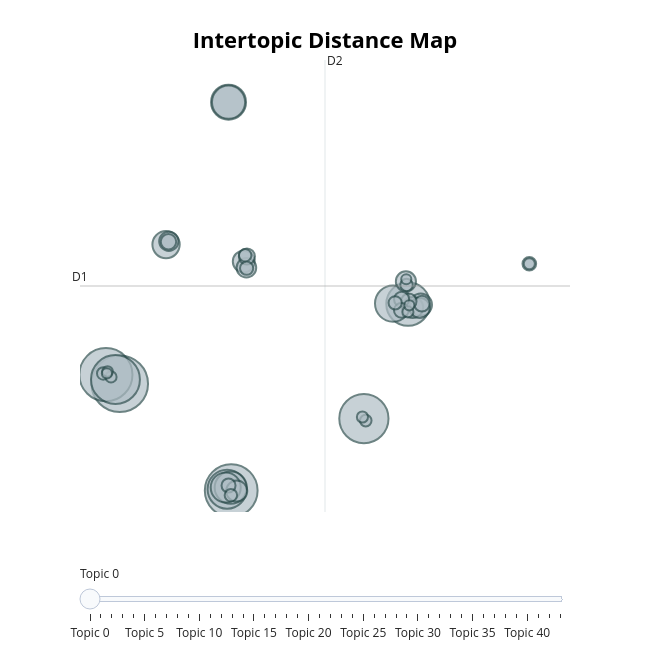

Notebook cell for this chart:
### Code cell
# ── Intertopic distance map ───────────────────────────────────────────────────
topic_model.visualize_topics()

### Figure 1 — Plotly figure (JSON) as saved in the notebook; plotly's stock layout.template omitted (floating-point values rounded to 4 significant figures; data arrays with more than 128 entries replaced by an {"elided": "..."} marker saying what was removed)
{"data": [{"customdata": {"elided": "44x3 mixed values"}, "hovertemplate": "<b>Topic %{customdata[0]}</b><br>%{customdata[1]}<br>Size: %{customdata[2]}", "legendgroup": "", "marker": {"color": "#B0BEC5", "line": {"color": "DarkSlateGrey", "width": 2}, "size": [309, 272, 269, 234, 231, 183, 147, 126, 118, 106, 100, 87, 72, 49, 46, 43, 43, 40, 39, 37, 36, 25, 24, 23, 23, 22, 21, 19, 18, 17, 17, 15, 15, 15, 15, 13, 12, 12, 12, 12, 11, 10, 10, 10], "sizemode": "area", "sizeref": 0.1931, "symbol": "circle"}, "mode": "markers", "name": "", "orientation": "v", "showlegend": false, "type": "scatter", "x": [-10.04, -11.05, -1.951, 7.683, -10.36, 10.89, -2.251, 9.801, -2.145, -2.145, -1.985, -2.349, -6.682, 11.81, -1.042, 11.22, -1.551, 11.74, 10.73, -0.8465, -6.481, -0.8121, 11.89, -6.505, 10.95, 10.42, 10.4, -2.145, 19.69, 9.954, -0.831, 10.78, -1.974, -11.24, -0.9358, 7.818, 19.69, -10.68, 10.88, 7.577, -10.93, 10.98, 10.76, -10.98], "xaxis": "x", "y": [-0.03271, 0.5716, -7.152, -2.357, 0.251, 5.279, -7.062, 5.309, 18.74, 18.74, -6.957, -6.953, 9.242, 5.23, 8.113, 5.054, -7.188, 5.024, 6.79, 7.702, 9.461, 8.448, 5.3, 9.429, 5.468, 5.593, 4.859, -6.815, 7.967, 5.361, 7.666, 6.554, -7.465, 0.6537, 8.533, -2.492, 7.967, 0.4207, 4.756, -2.25, 0.7822, 5.191, 6.932, 0.6544], "yaxis": "y"}], "layout": {"annotations": [{"showarrow": false, "text": "D1", "x": -12.93, "y": 6.482, "yshift": 10}, {"showarrow": false, "text": "D2", "x": 4.859, "xshift": 10, "y": 21.55}], "height": 650, "hoverlabel": {"bgcolor": "white", "font": {"family": "Rockwell", "size": 16}}, "legend": {"itemsizing": "constant", "tracegroupgap": 0}, "margin": {"t": 60}, "shapes": [{"line": {"color": "#CFD8DC", "width": 2}, "type": "line", "x0": 4.859, "x1": 4.859, "y0": -8.584, "y1": 21.55}, {"line": {"color": "#9E9E9E", "width": 2}, "type": "line", "x0": -12.93, "x1": 22.65, "y0": 6.482, "y1": 6.482}], "sliders": [{"active": 0, "pad": {"t": 50}, "steps": [{"args": [{"marker.color": [["red", "#B0BEC5", "#B0BEC5", "#B0BEC5", "#B0BEC5", "#B0BEC5", "#B0BEC5", "#B0BEC5", "#B0BEC5", "#B0BEC5", "#B0BEC5", "#B0BEC5", "#B0BEC5", "#B0BEC5", "#B0BEC5", "#B0BEC5", "#B0BEC5", "#B0BEC5", "#B0BEC5", "#B0BEC5", "#B0BEC5", "#B0BEC5", "#B0BEC5", "#B0BEC5", "#B0BEC5", "#B0BEC5", "#B0BEC5", "#B0BEC5", "#B0BEC5", "#B0BEC5", "#B0BEC5", "#B0BEC5", "#B0BEC5", "#B0BEC5", "#B0BEC5", "#B0BEC5", "#B0BEC5", "#B0BEC5", "#B0BEC5", "#B0BEC5", "#B0BEC5", "#B0BEC5", "#B0BEC5", "#B0BEC5"]]}], "label": "Topic 0", "method": "update"}, {"args": [{"marker.color": [["#B0BEC5", "red", "#B0BEC5", "#B0BEC5", "#B0BEC5", "#B0BEC5", "#B0BEC5", "#B0BEC5", "#B0BEC5", "#B0BEC5", "#B0BEC5", "#B0BEC5", "#B0BEC5", "#B0BEC5", "#B0BEC5", "#B0BEC5", "#B0BEC5", "#B0BEC5", "#B0BEC5", "#B0BEC5", "#B0BEC5", "#B0BEC5", "#B0BEC5", "#B0BEC5", "#B0BEC5", "#B0BEC5", "#B0BEC5", "#B0BEC5", "#B0BEC5", "#B0BEC5", "#B0BEC5", "#B0BEC5", "#B0BEC5", "#B0BEC5", "#B0BEC5", "#B0BEC5", "#B0BEC5", "#B0BEC5", "#B0BEC5", "#B0BEC5", "#B0BEC5", "#B0BEC5", "#B0BEC5", "#B0BEC5"]]}], "label": "Topic 1", "method": "update"}, {"args": [{"marker.color": [["#B0BEC5", "#B0BEC5", "red", "#B0BEC5", "#B0BEC5", "#B0BEC5", "#B0BEC5", "#B0BEC5", "#B0BEC5", "#B0BEC5", "#B0BEC5", "#B0BEC5", "#B0BEC5", "#B0BEC5", "#B0BEC5", "#B0BEC5", "#B0BEC5", "#B0BEC5", "#B0BEC5", "#B0BEC5", "#B0BEC5", "#B0BEC5", "#B0BEC5", "#B0BEC5", "#B0BEC5", "#B0BEC5", "#B0BEC5", "#B0BEC5", "#B0BEC5", "#B0BEC5", "#B0BEC5", "#B0BEC5", "#B0BEC5", "#B0BEC5", "#B0BEC5", "#B0BEC5", "#B0BEC5", "#B0BEC5", "#B0BEC5", "#B0BEC5", "#B0BEC5", "#B0BEC5", "#B0BEC5", "#B0BEC5"]]}], "label": "Topic 2", "method": "update"}, {"args": [{"marker.color": [["#B0BEC5", "#B0BEC5", "#B0BEC5", "red", "#B0BEC5", "#B0BEC5", "#B0BEC5", "#B0BEC5", "#B0BEC5", "#B0BEC5", "#B0BEC5", "#B0BEC5", "#B0BEC5", "#B0BEC5", "#B0BEC5", "#B0BEC5", "#B0BEC5", "#B0BEC5", "#B0BEC5", "#B0BEC5", "#B0BEC5", "#B0BEC5", "#B0BEC5", "#B0BEC5", "#B0BEC5", "#B0BEC5", "#B0BEC5", "#B0BEC5", "#B0BEC5", "#B0BEC5", "#B0BEC5", "#B0BEC5", "#B0BEC5", "#B0BEC5", "#B0BEC5", "#B0BEC5", "#B0BEC5", "#B0BEC5", "#B0BEC5", "#B0BEC5", "#B0BEC5", "#B0BEC5", "#B0BEC5", "#B0BEC5"]]}], "label": "Topic 3", "method": "update"}, {"args": [{"marker.color": [["#B0BEC5", "#B0BEC5", "#B0BEC5", "#B0BEC5", "red", "#B0BEC5", "#B0BEC5", "#B0BEC5", "#B0BEC5", "#B0BEC5", "#B0BEC5", "#B0BEC5", "#B0BEC5", "#B0BEC5", "#B0BEC5", "#B0BEC5", "#B0BEC5", "#B0BEC5", "#B0BEC5", "#B0BEC5", "#B0BEC5", "#B0BEC5", "#B0BEC5", "#B0BEC5", "#B0BEC5", "#B0BEC5", "#B0BEC5", "#B0BEC5", "#B0BEC5", "#B0BEC5", "#B0BEC5", "#B0BEC5", "#B0BEC5", "#B0BEC5", "#B0BEC5", "#B0BEC5", "#B0BEC5", "#B0BEC5", "#B0BEC5", "#B0BEC5", "#B0BEC5", "#B0BEC5", "#B0BEC5", "#B0BEC5"]]}], "label": "Topic 4", "method": "update"}, {"args": [{"marker.color": [["#B0BEC5", "#B0BEC5", "#B0BEC5", "#B0BEC5", "#B0BEC5", "red", "#B0BEC5", "#B0BEC5", "#B0BEC5", "#B0BEC5", "#B0BEC5", "#B0BEC5", "#B0BEC5", "#B0BEC5", "#B0BEC5", "#B0BEC5", "#B0BEC5", "#B0BEC5", "#B0BEC5", "#B0BEC5", "#B0BEC5", "#B0BEC5", "#B0BEC5", "#B0BEC5", "#B0BEC5", "#B0BEC5", "#B0BEC5", "#B0BEC5", "#B0BEC5", "#B0BEC5", "#B0BEC5", "#B0BEC5", "#B0BEC5", "#B0BEC5", "#B0BEC5", "#B0BEC5", "#B0BEC5", "#B0BEC5", "#B0BEC5", "#B0BEC5", "#B0BEC5", "#B0BEC5", "#B0BEC5", "#B0BEC5"]]}], "label": "Topic 5", "method": "update"}, {"args": [{"marker.color": [["#B0BEC5", "#B0BEC5", "#B0BEC5", "#B0BEC5", "#B0BEC5", "#B0BEC5", "red", "#B0BEC5", "#B0BEC5", "#B0BEC5", "#B0BEC5", "#B0BEC5", "#B0BEC5", "#B0BEC5", "#B0BEC5", "#B0BEC5", "#B0BEC5", "#B0BEC5", "#B0BEC5", "#B0BEC5", "#B0BEC5", "#B0BEC5", "#B0BEC5", "#B0BEC5", "#B0BEC5", "#B0BEC5", "#B0BEC5", "#B0BEC5", "#B0BEC5", "#B0BEC5", "#B0BEC5", "#B0BEC5", "#B0BEC5", "#B0BEC5", "#B0BEC5", "#B0BEC5", "#B0BEC5", "#B0BEC5", "#B0BEC5", "#B0BEC5", "#B0BEC5", "#B0BEC5", "#B0BEC5", "#B0BEC5"]]}], "label": "Topic 6", "method": "update"}, {"args": [{"marker.color": [["#B0BEC5", "#B0BEC5", "#B0BEC5", "#B0BEC5", "#B0BEC5", "#B0BEC5", "#B0BEC5", "red", "#B0BEC5", "#B0BEC5", "#B0BEC5", "#B0BEC5", "#B0BEC5", "#B0BEC5", "#B0BEC5", "#B0BEC5", "#B0BEC5", "#B0BEC5", "#B0BEC5", "#B0BEC5", "#B0BEC5", "#B0BEC5", "#B0BEC5", "#B0BEC5", "#B0BEC5", "#B0BEC5", "#B0BEC5", "#B0BEC5", "#B0BEC5", "#B0BEC5", "#B0BEC5", "#B0BEC5", "#B0BEC5", "#B0BEC5", "#B0BEC5", "#B0BEC5", "#B0BEC5", "#B0BEC5", "#B0BEC5", "#B0BEC5", "#B0BEC5", "#B0BEC5", "#B0BEC5", "#B0BEC5"]]}], "label": "Topic 7", "method": "update"}, {"args": [{"marker.color": [["#B0BEC5", "#B0BEC5", "#B0BEC5", "#B0BEC5", "#B0BEC5", "#B0BEC5", "#B0BEC5", "#B0BEC5", "red", "#B0BEC5", "#B0BEC5", "#B0BEC5", "#B0BEC5", "#B0BEC5", "#B0BEC5", "#B0BEC5", "#B0BEC5", "#B0BEC5", "#B0BEC5", "#B0BEC5", "#B0BEC5", "#B0BEC5", "#B0BEC5", "#B0BEC5", "#B0BEC5", "#B0BEC5", "#B0BEC5", "#B0BEC5", "#B0BEC5", "#B0BEC5", "#B0BEC5", "#B0BEC5", "#B0BEC5", "#B0BEC5", "#B0BEC5", "#B0BEC5", "#B0BEC5", "#B0BEC5", "#B0BEC5", "#B0BEC5", "#B0BEC5", "#B0BEC5", "#B0BEC5", "#B0BEC5"]]}], "label": "Topic 8", "method": "update"}, {"args": [{"marker.color": [["#B0BEC5", "#B0BEC5", "#B0BEC5", "#B0BEC5", "#B0BEC5", "#B0BEC5", "#B0BEC5", "#B0BEC5", "#B0BEC5", "red", "#B0BEC5", "#B0BEC5", "#B0BEC5", "#B0BEC5", "#B0BEC5", "#B0BEC5", "#B0BEC5", "#B0BEC5", "#B0BEC5", "#B0BEC5", "#B0BEC5", "#B0BEC5", "#B0BEC5", "#B0BEC5", "#B0BEC5", "#B0BEC5", "#B0BEC5", "#B0BEC5", "#B0BEC5", "#B0BEC5", "#B0BEC5", "#B0BEC5", "#B0BEC5", "#B0BEC5", "#B0BEC5", "#B0BEC5", "#B0BEC5", "#B0BEC5", "#B0BEC5", "#B0BEC5", "#B0BEC5", "#B0BEC5", "#B0BEC5", "#B0BEC5"]]}], "label": "Topic 9", "method": "update"}, {"args": [{"marker.color": [["#B0BEC5", "#B0BEC5", "#B0BEC5", "#B0BEC5", "#B0BEC5", "#B0BEC5", "#B0BEC5", "#B0BEC5", "#B0BEC5", "#B0BEC5", "red", "#B0BEC5", "#B0BEC5", "#B0BEC5", "#B0BEC5", "#B0BEC5", "#B0BEC5", "#B0BEC5", "#B0BEC5", "#B0BEC5", "#B0BEC5", "#B0BEC5", "#B0BEC5", "#B0BEC5", "#B0BEC5", "#B0BEC5", "#B0BEC5", "#B0BEC5", "#B0BEC5", "#B0BEC5", "#B0BEC5", "#B0BEC5", "#B0BEC5", "#B0BEC5", "#B0BEC5", "#B0BEC5", "#B0BEC5", "#B0BEC5", "#B0BEC5", "#B0BEC5", "#B0BEC5", "#B0BEC5", "#B0BEC5", "#B0BEC5"]]}], "label": "Topic 10", "method": "update"}, {"args": [{"marker.color": [["#B0BEC5", "#B0BEC5", "#B0BEC5", "#B0BEC5", "#B0BEC5", "#B0BEC5", "#B0BEC5", "#B0BEC5", "#B0BEC5", "#B0BEC5", "#B0BEC5", "red", "#B0BEC5", "#B0BEC5", "#B0BEC5", "#B0BEC5", "#B0BEC5", "#B0BEC5", "#B0BEC5", "#B0BEC5", "#B0BEC5", "#B0BEC5", "#B0BEC5", "#B0BEC5", "#B0BEC5", "#B0BEC5", "#B0BEC5", "#B0BEC5", "#B0BEC5", "#B0BEC5", "#B0BEC5", "#B0BEC5", "#B0BEC5", "#B0BEC5", "#B0BEC5", "#B0BEC5", "#B0BEC5", "#B0BEC5", "#B0BEC5", "#B0BEC5", "#B0BEC5", "#B0BEC5", "#B0BEC5", "#B0BEC5"]]}], "label": "Topic 11", "method": "update"}, {"args": [{"marker.color": [["#B0BEC5", "#B0BEC5", "#B0BEC5", "#B0BEC5", "#B0BEC5", "#B0BEC5", "#B0BEC5", "#B0BEC5", "#B0BEC5", "#B0BEC5", "#B0BEC5", "#B0BEC5", "red", "#B0BEC5", "#B0BEC5", "#B0BEC5", "#B0BEC5", "#B0BEC5", "#B0BEC5", "#B0BEC5", "#B0BEC5", "#B0BEC5", "#B0BEC5", "#B0BEC5", "#B0BEC5", "#B0BEC5", "#B0BEC5", "#B0BEC5", "#B0BEC5", "#B0BEC5", "#B0BEC5", "#B0BEC5", "#B0BEC5", "#B0BEC5", "#B0BEC5", "#B0BEC5", "#B0BEC5", "#B0BEC5", "#B0BEC5", "#B0BEC5", "#B0BEC5", "#B0BEC5", "#B0BEC5", "#B0BEC5"]]}], "label": "Topic 12", "method": "update"}, {"args": [{"marker.color": [["#B0BEC5", "#B0BEC5", "#B0BEC5", "#B0BEC5", "#B0BEC5", "#B0BEC5", "#B0BEC5", "#B0BEC5", "#B0BEC5", "#B0BEC5", "#B0BEC5", "#B0BEC5", "#B0BEC5", "red", "#B0BEC5", "#B0BEC5", "#B0BEC5", "#B0BEC5", "#B0BEC5", "#B0BEC5", "#B0BEC5", "#B0BEC5", "#B0BEC5", "#B0BEC5", "#B0BEC5", "#B0BEC5", "#B0BEC5", "#B0BEC5", "#B0BEC5", "#B0BEC5", "#B0BEC5", "#B0BEC5", "#B0BEC5", "#B0BEC5", "#B0BEC5", "#B0BEC5", "#B0BEC5", "#B0BEC5", "#B0BEC5", "#B0BEC5", "#B0BEC5", "#B0BEC5", "#B0BEC5", "#B0BEC5"]]}], "label": "Topic 13", "method": "update"}, {"args": [{"marker.color": [["#B0BEC5", "#B0BEC5", "#B0BEC5", "#B0BEC5", "#B0BEC5", "#B0BEC5", "#B0BEC5", "#B0BEC5", "#B0BEC5", "#B0BEC5", "#B0BEC5", "#B0BEC5", "#B0BEC5", "#B0BEC5", "red", "#B0BEC5", "#B0BEC5", "#B0BEC5", "#B0BEC5", "#B0BEC5", "#B0BEC5", "#B0BEC5", "#B0BEC5", "#B0BEC5", "#B0BEC5", "#B0BEC5", "#B0BEC5", "#B0BEC5", "#B0BEC5", "#B0BEC5", "#B0BEC5", "#B0BEC5", "#B0BEC5", "#B0BEC5", "#B0BEC5", "#B0BEC5", "#B0BEC5", "#B0BEC5", "#B0BEC5", "#B0BEC5", "#B0BEC5", "#B0BEC5", "#B0BEC5", "#B0BEC5"]]}], "label": "Topic 14", "method": "update"}, {"args": [{"marker.color": [["#B0BEC5", "#B0BEC5", "#B0BEC5", "#B0BEC5", "#B0BEC5", "#B0BEC5", "#B0BEC5", "#B0BEC5", "#B0BEC5", "#B0BEC5", "#B0BEC5", "#B0BEC5", "#B0BEC5", "#B0BEC5", "#B0BEC5", "red", "#B0BEC5", "#B0BEC5", "#B0BEC5", "#B0BEC5", "#B0BEC5", "#B0BEC5", "#B0BEC5", "#B0BEC5", "#B0BEC5", "#B0BEC5", "#B0BEC5", "#B0BEC5", "#B0BEC5", "#B0BEC5", "#B0BEC5", "#B0BEC5", "#B0BEC5", "#B0BEC5", "#B0BEC5", "#B0BEC5", "#B0BEC5", "#B0BEC5", "#B0BEC5", "#B0BEC5", "#B0BEC5", "#B0BEC5", "#B0BEC5", "#B0BEC5"]]}], "label": "Topic 15", "method": "update"}, {"args": [{"marker.color": [["#B0BEC5", "#B0BEC5", "#B0BEC5", "#B0BEC5", "#B0BEC5", "#B0BEC5", "#B0BEC5", "#B0BEC5", "#B0BEC5", "#B0BEC5", "#B0BEC5", "#B0BEC5", "#B0BEC5", "#B0BEC5", "#B0BEC5", "#B0BEC5", "red", "#B0BEC5", "#B0BEC5", "#B0BEC5", "#B0BEC5", "#B0BEC5", "#B0BEC5", "#B0BEC5", "#B0BEC5", "#B0BEC5", "#B0BEC5", "#B0BEC5", "#B0BEC5", "#B0BEC5", "#B0BEC5", "#B0BEC5", "#B0BEC5", "#B0BEC5", "#B0BEC5", "#B0BEC5", "#B0BEC5", "#B0BEC5", "#B0BEC5", "#B0BEC5", "#B0BEC5", "#B0BEC5", "#B0BEC5", "#B0BEC5"]]}], "label": "Topic 16", "method": "update"}, {"args": [{"marker.color": [["#B0BEC5", "#B0BEC5", "#B0BEC5", "#B0BEC5", "#B0BEC5", "#B0BEC5", "#B0BEC5", "#B0BEC5", "#B0BEC5", "#B0BEC5", "#B0BEC5", "#B0BEC5", "#B0BEC5", "#B0BEC5", "#B0BEC5", "#B0BEC5", "#B0BEC5", "red", "#B0BEC5", "#B0BEC5", "#B0BEC5", "#B0BEC5", "#B0BEC5", "#B0BEC5", "#B0BEC5", "#B0BEC5", "#B0BEC5", "#B0BEC5", "#B0BEC5", "#B0BEC5", "#B0BEC5", "#B0BEC5", "#B0BEC5", "#B0BEC5", "#B0BEC5", "#B0BEC5", "#B0BEC5", "#B0BEC5", "#B0BEC5", "#B0BEC5", "#B0BEC5", "#B0BEC5", "#B0BEC5", "#B0BEC5"]]}], "label": "Topic 17", "method": "update"}, {"args": [{"marker.color": [["#B0BEC5", "#B0BEC5", "#B0BEC5", "#B0BEC5", "#B0BEC5", "#B0BEC5", "#B0BEC5", "#B0BEC5", "#B0BEC5", "#B0BEC5", "#B0BEC5", "#B0BEC5", "#B0BEC5", "#B0BEC5", "#B0BEC5", "#B0BEC5", "#B0BEC5", "#B0BEC5", "red", "#B0BEC5", "#B0BEC5", "#B0BEC5", "#B0BEC5", "#B0BEC5", "#B0BEC5", "#B0BEC5", "#B0BEC5", "#B0BEC5", "#B0BEC5", "#B0BEC5", "#B0BEC5", "#B0BEC5", "#B0BEC5", "#B0BEC5", "#B0BEC5", "#B0BEC5", "#B0BEC5", "#B0BEC5", "#B0BEC5", "#B0BEC5", "#B0BEC5", "#B0BEC5", "#B0BEC5", "#B0BEC5"]]}], "label": "Topic 18", "method": "update"}, {"args": [{"marker.color": [["#B0BEC5", "#B0BEC5", "#B0BEC5", "#B0BEC5", "#B0BEC5", "#B0BEC5", "#B0BEC5", "#B0BEC5", "#B0BEC5", "#B0BEC5", "#B0BEC5", "#B0BEC5", "#B0BEC5", "#B0BEC5", "#B0BEC5", "#B0BEC5", "#B0BEC5", "#B0BEC5", "#B0BEC5", "red", "#B0BEC5", "#B0BEC5", "#B0BEC5", "#B0BEC5", "#B0BEC5", "#B0BEC5", "#B0BEC5", "#B0BEC5", "#B0BEC5", "#B0BEC5", "#B0BEC5", "#B0BEC5", "#B0BEC5", "#B0BEC5", "#B0BEC5", "#B0BEC5", "#B0BEC5", "#B0BEC5", "#B0BEC5", "#B0BEC5", "#B0BEC5", "#B0BEC5", "#B0BEC5", "#B0BEC5"]]}], "label": "Topic 19", "method": "update"}, {"args": [{"marker.color": [["#B0BEC5", "#B0BEC5", "#B0BEC5", "#B0BEC5", "#B0BEC5", "#B0BEC5", "#B0BEC5", "#B0BEC5", "#B0BEC5", "#B0BEC5", "#B0BEC5", "#B0BEC5", "#B0BEC5", "#B0BEC5", "#B0BEC5", "#B0BEC5", "#B0BEC5", "#B0BEC5", "#B0BEC5", "#B0BEC5", "red", "#B0BEC5", "#B0BEC5", "#B0BEC5", "#B0BEC5", "#B0BEC5", "#B0BEC5", "#B0BEC5", "#B0BEC5", "#B0BEC5", "#B0BEC5", "#B0BEC5", "#B0BEC5", "#B0BEC5", "#B0BEC5", "#B0BEC5", "#B0BEC5", "#B0BEC5", "#B0BEC5", "#B0BEC5", "#B0BEC5", "#B0BEC5", "#B0BEC5", "#B0BEC5"]]}], "label": "Topic 20", "method": "update"}, {"args": [{"marker.color": [["#B0BEC5", "#B0BEC5", "#B0BEC5", "#B0BEC5", "#B0BEC5", "#B0BEC5", "#B0BEC5", "#B0BEC5", "#B0BEC5", "#B0BEC5", "#B0BEC5", "#B0BEC5", "#B0BEC5", "#B0BEC5", "#B0BEC5", "#B0BEC5", "#B0BEC5", "#B0BEC5", "#B0BEC5", "#B0BEC5", "#B0BEC5", "red", "#B0BEC5", "#B0BEC5", "#B0BEC5", "#B0BEC5", "#B0BEC5", "#B0BEC5", "#B0BEC5", "#B0BEC5", "#B0BEC5", "#B0BEC5", "#B0BEC5", "#B0BEC5", "#B0BEC5", "#B0BEC5", "#B0BEC5", "#B0BEC5", "#B0BEC5", "#B0BEC5", "#B0BEC5", "#B0BEC5", "#B0BEC5", "#B0BEC5"]]}], "label": "Topic 21", "method": "update"}, {"args": [{"marker.color": [["#B0BEC5", "#B0BEC5", "#B0BEC5", "#B0BEC5", "#B0BEC5", "#B0BEC5", "#B0BEC5", "#B0BEC5", "#B0BEC5", "#B0BEC5", "#B0BEC5", "#B0BEC5", "#B0BEC5", "#B0BEC5", "#B0BEC5", "#B0BEC5", "#B0BEC5", "#B0BEC5", "#B0BEC5", "#B0BEC5", "#B0BEC5", "#B0BEC5", "red", "#B0BEC5", "#B0BEC5", "#B0BEC5", "#B0BEC5", "#B0BEC5", "#B0BEC5", "#B0BEC5", "#B0BEC5", "#B0BEC5", "#B0BEC5", "#B0BEC5", "#B0BEC5", "#B0BEC5", "#B0BEC5", "#B0BEC5", "#B0BEC5", "#B0BEC5", "#B0BEC5", "#B0BEC5", "#B0BEC5", "#B0BEC5"]]}], "label": "Topic 22", "method": "update"}, {"args": [{"marker.color": [["#B0BEC5", "#B0BEC5", "#B0BEC5", "#B0BEC5", "#B0BEC5", "#B0BEC5", "#B0BEC5", "#B0BEC5", "#B0BEC5", "#B0BEC5", "#B0BEC5", "#B0BEC5", "#B0BEC5", "#B0BEC5", "#B0BEC5", "#B0BEC5", "#B0BEC5", "#B0BEC5", "#B0BEC5", "#B0BEC5", "#B0BEC5", "#B0BEC5", "#B0BEC5", "red", "#B0BEC5", "#B0BEC5", "#B0BEC5", "#B0BEC5", "#B0BEC5", "#B0BEC5", "#B0BEC5", "#B0BEC5", "#B0BEC5", "#B0BEC5", "#B0BEC5", "#B0BEC5", "#B0BEC5", "#B0BEC5", "#B0BEC5", "#B0BEC5", "#B0BEC5", "#B0BEC5", "#B0BEC5", "#B0BEC5"]]}], "label": "Topic 23", "method": "update"}, {"args": [{"marker.color": [["#B0BEC5", "#B0BEC5", "#B0BEC5", "#B0BEC5", "#B0BEC5", "#B0BEC5", "#B0BEC5", "#B0BEC5", "#B0BEC5", "#B0BEC5", "#B0BEC5", "#B0BEC5", "#B0BEC5", "#B0BEC5", "#B0BEC5", "#B0BEC5", "#B0BEC5", "#B0BEC5", "#B0BEC5", "#B0BEC5", "#B0BEC5", "#B0BEC5", "#B0BEC5", "#B0BEC5", "red", "#B0BEC5", "#B0BEC5", "#B0BEC5", "#B0BEC5", "#B0BEC5", "#B0BEC5", "#B0BEC5", "#B0BEC5", "#B0BEC5", "#B0BEC5", "#B0BEC5", "#B0BEC5", "#B0BEC5", "#B0BEC5", "#B0BEC5", "#B0BEC5", "#B0BEC5", "#B0BEC5", "#B0BEC5"]]}], "label": "Topic 24", "method": "update"}, {"args": [{"marker.color": [["#B0BEC5", "#B0BEC5", "#B0BEC5", "#B0BEC5", "#B0BEC5", "#B0BEC5", "#B0BEC5", "#B0BEC5", "#B0BEC5", "#B0BEC5", "#B0BEC5", "#B0BEC5", "#B0BEC5", "#B0BEC5", "#B0BEC5", "#B0BEC5", "#B0BEC5", "#B0BEC5", "#B0BEC5", "#B0BEC5", "#B0BEC5", "#B0BEC5", "#B0BEC5", "#B0BEC5", "#B0BEC5", "red", "#B0BEC5", "#B0BEC5", "#B0BEC5", "#B0BEC5", "#B0BEC5", "#B0BEC5", "#B0BEC5", "#B0BEC5", "#B0BEC5", "#B0BEC5", "#B0BEC5", "#B0BEC5", "#B0BEC5", "#B0BEC5", "#B0BEC5", "#B0BEC5", "#B0BEC5", "#B0BEC5"]]}], "label": "Topic 25", "method": "update"}, {"args": [{"marker.color": [["#B0BEC5", "#B0BEC5", "#B0BEC5", "#B0BEC5", "#B0BEC5", "#B0BEC5", "#B0BEC5", "#B0BEC5", "#B0BEC5", "#B0BEC5", "#B0BEC5", "#B0BEC5", "#B0BEC5", "#B0BEC5", "#B0BEC5", "#B0BEC5", "#B0BEC5", "#B0BEC5", "#B0BEC5", "#B0BEC5", "#B0BEC5", "#B0BEC5", "#B0BEC5", "#B0BEC5", "#B0BEC5", "#B0BEC5", "red", "#B0BEC5", "#B0BEC5", "#B0BEC5", "#B0BEC5", "#B0BEC5", "#B0BEC5", "#B0BEC5", "#B0BEC5", "#B0BEC5", "#B0BEC5", "#B0BEC5", "#B0BEC5", "#B0BEC5", "#B0BEC5", "#B0BEC5", "#B0BEC5", "#B0BEC5"]]}], "label": "Topic 26", "method": "update"}, {"args": [{"marker.color": [["#B0BEC5", "#B0BEC5", "#B0BEC5", "#B0BEC5", "#B0BEC5", "#B0BEC5", "#B0BEC5", "#B0BEC5", "#B0BEC5", "#B0BEC5", "#B0BEC5", "#B0BEC5", "#B0BEC5", "#B0BEC5", "#B0BEC5", "#B0BEC5", "#B0BEC5", "#B0BEC5", "#B0BEC5", "#B0BEC5", "#B0BEC5", "#B0BEC5", "#B0BEC5", "#B0BEC5", "#B0BEC5", "#B0BEC5", "#B0BEC5", "red", "#B0BEC5", "#B0BEC5", "#B0BEC5", "#B0BEC5", "#B0BEC5", "#B0BEC5", "#B0BEC5", "#B0BEC5", "#B0BEC5", "#B0BEC5", "#B0BEC5", "#B0BEC5", "#B0BEC5", "#B0BEC5", "#B0BEC5", "#B0BEC5"]]}], "label": "Topic 27", "method": "update"}, {"args": [{"marker.color": [["#B0BEC5", "#B0BEC5", "#B0BEC5", "#B0BEC5", "#B0BEC5", "#B0BEC5", "#B0BEC5", "#B0BEC5", "#B0BEC5", "#B0BEC5", "#B0BEC5", "#B0BEC5", "#B0BEC5", "#B0BEC5", "#B0BEC5", "#B0BEC5", "#B0BEC5", "#B0BEC5", "#B0BEC5", "#B0BEC5", "#B0BEC5", "#B0BEC5", "#B0BEC5", "#B0BEC5", "#B0BEC5", "#B0BEC5", "#B0BEC5", "#B0BEC5", "red", "#B0BEC5", "#B0BEC5", "#B0BEC5", "#B0BEC5", "#B0BEC5", "#B0BEC5", "#B0BEC5", "#B0BEC5", "#B0BEC5", "#B0BEC5", "#B0BEC5", "#B0BEC5", "#B0BEC5", "#B0BEC5", "#B0BEC5"]]}], "label": "Topic 28", "method": "update"}, {"args": [{"marker.color": [["#B0BEC5", "#B0BEC5", "#B0BEC5", "#B0BEC5", "#B0BEC5", "#B0BEC5", "#B0BEC5", "#B0BEC5", "#B0BEC5", "#B0BEC5", "#B0BEC5", "#B0BEC5", "#B0BEC5", "#B0BEC5", "#B0BEC5", "#B0BEC5", "#B0BEC5", "#B0BEC5", "#B0BEC5", "#B0BEC5", "#B0BEC5", "#B0BEC5", "#B0BEC5", "#B0BEC5", "#B0BEC5", "#B0BEC5", "#B0BEC5", "#B0BEC5", "#B0BEC5", "red", "#B0BEC5", "#B0BEC5", "#B0BEC5", "#B0BEC5", "#B0BEC5", "#B0BEC5", "#B0BEC5", "#B0BEC5", "#B0BEC5", "#B0BEC5", "#B0BEC5", "#B0BEC5", "#B0BEC5", "#B0BEC5"]]}], "label": "Topic 29", "method": "update"}, {"args": [{"marker.color": [["#B0BEC5", "#B0BEC5", "#B0BEC5", "#B0BEC5", "#B0BEC5", "#B0BEC5", "#B0BEC5", "#B0BEC5", "#B0BEC5", "#B0BEC5", "#B0BEC5", "#B0BEC5", "#B0BEC5", "#B0BEC5", "#B0BEC5", "#B0BEC5", "#B0BEC5", "#B0BEC5", "#B0BEC5", "#B0BEC5", "#B0BEC5", "#B0BEC5", "#B0BEC5", "#B0BEC5", "#B0BEC5", "#B0BEC5", "#B0BEC5", "#B0BEC5", "#B0BEC5", "#B0BEC5", "red", "#B0BEC5", "#B0BEC5", "#B0BEC5", "#B0BEC5", "#B0BEC5", "#B0BEC5", "#B0BEC5", "#B0BEC5", "#B0BEC5", "#B0BEC5", "#B0BEC5", "#B0BEC5", "#B0BEC5"]]}], "label": "Topic 30", "method": "update"}, {"args": [{"marker.color": [["#B0BEC5", "#B0BEC5", "#B0BEC5", "#B0BEC5", "#B0BEC5", "#B0BEC5", "#B0BEC5", "#B0BEC5", "#B0BEC5", "#B0BEC5", "#B0BEC5", "#B0BEC5", "#B0BEC5", "#B0BEC5", "#B0BEC5", "#B0BEC5", "#B0BEC5", "#B0BEC5", "#B0BEC5", "#B0BEC5", "#B0BEC5", "#B0BEC5", "#B0BEC5", "#B0BEC5", "#B0BEC5", "#B0BEC5", "#B0BEC5", "#B0BEC5", "#B0BEC5", "#B0BEC5", "#B0BEC5", "red", "#B0BEC5", "#B0BEC5", "#B0BEC5", "#B0BEC5", "#B0BEC5", "#B0BEC5", "#B0BEC5", "#B0BEC5", "#B0BEC5", "#B0BEC5", "#B0BEC5", "#B0BEC5"]]}], "label": "Topic 31", "method": "update"}, {"args": [{"marker.color": [["#B0BEC5", "#B0BEC5", "#B0BEC5", "#B0BEC5", "#B0BEC5", "#B0BEC5", "#B0BEC5", "#B0BEC5", "#B0BEC5", "#B0BEC5", "#B0BEC5", "#B0BEC5", "#B0BEC5", "#B0BEC5", "#B0BEC5", "#B0BEC5", "#B0BEC5", "#B0BEC5", "#B0BEC5", "#B0BEC5", "#B0BEC5", "#B0BEC5", "#B0BEC5", "#B0BEC5", "#B0BEC5", "#B0BEC5", "#B0BEC5", "#B0BEC5", "#B0BEC5", "#B0BEC5", "#B0BEC5", "#B0BEC5", "red", "#B0BEC5", "#B0BEC5", "#B0BEC5", "#B0BEC5", "#B0BEC5", "#B0BEC5", "#B0BEC5", "#B0BEC5", "#B0BEC5", "#B0BEC5", "#B0BEC5"]]}], "label": "Topic 32", "method": "update"}, {"args": [{"marker.color": [["#B0BEC5", "#B0BEC5", "#B0BEC5", "#B0BEC5", "#B0BEC5", "#B0BEC5", "#B0BEC5", "#B0BEC5", "#B0BEC5", "#B0BEC5", "#B0BEC5", "#B0BEC5", "#B0BEC5", "#B0BEC5", "#B0BEC5", "#B0BEC5", "#B0BEC5", "#B0BEC5", "#B0BEC5", "#B0BEC5", "#B0BEC5", "#B0BEC5", "#B0BEC5", "#B0BEC5", "#B0BEC5", "#B0BEC5", "#B0BEC5", "#B0BEC5", "#B0BEC5", "#B0BEC5", "#B0BEC5", "#B0BEC5", "#B0BEC5", "red", "#B0BEC5", "#B0BEC5", "#B0BEC5", "#B0BEC5", "#B0BEC5", "#B0BEC5", "#B0BEC5", "#B0BEC5", "#B0BEC5", "#B0BEC5"]]}], "label": "Topic 33", "method": "update"}, {"args": [{"marker.color": [["#B0BEC5", "#B0BEC5", "#B0BEC5", "#B0BEC5", "#B0BEC5", "#B0BEC5", "#B0BEC5", "#B0BEC5", "#B0BEC5", "#B0BEC5", "#B0BEC5", "#B0BEC5", "#B0BEC5", "#B0BEC5", "#B0BEC5", "#B0BEC5", "#B0BEC5", "#B0BEC5", "#B0BEC5", "#B0BEC5", "#B0BEC5", "#B0BEC5", "#B0BEC5", "#B0BEC5", "#B0BEC5", "#B0BEC5", "#B0BEC5", "#B0BEC5", "#B0BEC5", "#B0BEC5", "#B0BEC5", "#B0BEC5", "#B0BEC5", "#B0BEC5", "red", "#B0BEC5", "#B0BEC5", "#B0BEC5", "#B0BEC5", "#B0BEC5", "#B0BEC5", "#B0BEC5", "#B0BEC5", "#B0BEC5"]]}], "label": "Topic 34", "method": "update"}, {"args": [{"marker.color": [["#B0BEC5", "#B0BEC5", "#B0BEC5", "#B0BEC5", "#B0BEC5", "#B0BEC5", "#B0BEC5", "#B0BEC5", "#B0BEC5", "#B0BEC5", "#B0BEC5", "#B0BEC5", "#B0BEC5", "#B0BEC5", "#B0BEC5", "#B0BEC5", "#B0BEC5", "#B0BEC5", "#B0BEC5", "#B0BEC5", "#B0BEC5", "#B0BEC5", "#B0BEC5", "#B0BEC5", "#B0BEC5", "#B0BEC5", "#B0BEC5", "#B0BEC5", "#B0BEC5", "#B0BEC5", "#B0BEC5", "#B0BEC5", "#B0BEC5", "#B0BEC5", "#B0BEC5", "red", "#B0BEC5", "#B0BEC5", "#B0BEC5", "#B0BEC5", "#B0BEC5", "#B0BEC5", "#B0BEC5", "#B0BEC5"]]}], "label": "Topic 35", "method": "update"}, {"args": [{"marker.color": [["#B0BEC5", "#B0BEC5", "#B0BEC5", "#B0BEC5", "#B0BEC5", "#B0BEC5", "#B0BEC5", "#B0BEC5", "#B0BEC5", "#B0BEC5", "#B0BEC5", "#B0BEC5", "#B0BEC5", "#B0BEC5", "#B0BEC5", "#B0BEC5", "#B0BEC5", "#B0BEC5", "#B0BEC5", "#B0BEC5", "#B0BEC5", "#B0BEC5", "#B0BEC5", "#B0BEC5", "#B0BEC5", "#B0BEC5", "#B0BEC5", "#B0BEC5", "#B0BEC5", "#B0BEC5", "#B0BEC5", "#B0BEC5", "#B0BEC5", "#B0BEC5", "#B0BEC5", "#B0BEC5", "red", "#B0BEC5", "#B0BEC5", "#B0BEC5", "#B0BEC5", "#B0BEC5", "#B0BEC5", "#B0BEC5"]]}], "label": "Topic 36", "method": "update"}, {"args": [{"marker.color": [["#B0BEC5", "#B0BEC5", "#B0BEC5", "#B0BEC5", "#B0BEC5", "#B0BEC5", "#B0BEC5", "#B0BEC5", "#B0BEC5", "#B0BEC5", "#B0BEC5", "#B0BEC5", "#B0BEC5", "#B0BEC5", "#B0BEC5", "#B0BEC5", "#B0BEC5", "#B0BEC5", "#B0BEC5", "#B0BEC5", "#B0BEC5", "#B0BEC5", "#B0BEC5", "#B0BEC5", "#B0BEC5", "#B0BEC5", "#B0BEC5", "#B0BEC5", "#B0BEC5", "#B0BEC5", "#B0BEC5", "#B0BEC5", "#B0BEC5", "#B0BEC5", "#B0BEC5", "#B0BEC5", "#B0BEC5", "red", "#B0BEC5", "#B0BEC5", "#B0BEC5", "#B0BEC5", "#B0BEC5", "#B0BEC5"]]}], "label": "Topic 37", "method": "update"}, {"args": [{"marker.color": [["#B0BEC5", "#B0BEC5", "#B0BEC5", "#B0BEC5", "#B0BEC5", "#B0BEC5", "#B0BEC5", "#B0BEC5", "#B0BEC5", "#B0BEC5", "#B0BEC5", "#B0BEC5", "#B0BEC5", "#B0BEC5", "#B0BEC5", "#B0BEC5", "#B0BEC5", "#B0BEC5", "#B0BEC5", "#B0BEC5", "#B0BEC5", "#B0BEC5", "#B0BEC5", "#B0BEC5", "#B0BEC5", "#B0BEC5", "#B0BEC5", "#B0BEC5", "#B0BEC5", "#B0BEC5", "#B0BEC5", "#B0BEC5", "#B0BEC5", "#B0BEC5", "#B0BEC5", "#B0BEC5", "#B0BEC5", "#B0BEC5", "red", "#B0BEC5", "#B0BEC5", "#B0BEC5", "#B0BEC5", "#B0BEC5"]]}], "label": "Topic 38", "method": "update"}, {"args": [{"marker.color": [["#B0BEC5", "#B0BEC5", "#B0BEC5", "#B0BEC5", "#B0BEC5", "#B0BEC5", "#B0BEC5", "#B0BEC5", "#B0BEC5", "#B0BEC5", "#B0BEC5", "#B0BEC5", "#B0BEC5", "#B0BEC5", "#B0BEC5", "#B0BEC5", "#B0BEC5", "#B0BEC5", "#B0BEC5", "#B0BEC5", "#B0BEC5", "#B0BEC5", "#B0BEC5", "#B0BEC5", "#B0BEC5", "#B0BEC5", "#B0BEC5", "#B0BEC5", "#B0BEC5", "#B0BEC5", "#B0BEC5", "#B0BEC5", "#B0BEC5", "#B0BEC5", "#B0BEC5", "#B0BEC5", "#B0BEC5", "#B0BEC5", "#B0BEC5", "red", "#B0BEC5", "#B0BEC5", "#B0BEC5", "#B0BEC5"]]}], "label": "Topic 39", "method": "update"}, {"args": [{"marker.color": [["#B0BEC5", "#B0BEC5", "#B0BEC5", "#B0BEC5", "#B0BEC5", "#B0BEC5", "#B0BEC5", "#B0BEC5", "#B0BEC5", "#B0BEC5", "#B0BEC5", "#B0BEC5", "#B0BEC5", "#B0BEC5", "#B0BEC5", "#B0BEC5", "#B0BEC5", "#B0BEC5", "#B0BEC5", "#B0BEC5", "#B0BEC5", "#B0BEC5", "#B0BEC5", "#B0BEC5", "#B0BEC5", "#B0BEC5", "#B0BEC5", "#B0BEC5", "#B0BEC5", "#B0BEC5", "#B0BEC5", "#B0BEC5", "#B0BEC5", "#B0BEC5", "#B0BEC5", "#B0BEC5", "#B0BEC5", "#B0BEC5", "#B0BEC5", "#B0BEC5", "red", "#B0BEC5", "#B0BEC5", "#B0BEC5"]]}], "label": "Topic 40", "method": "update"}, {"args": [{"marker.color": [["#B0BEC5", "#B0BEC5", "#B0BEC5", "#B0BEC5", "#B0BEC5", "#B0BEC5", "#B0BEC5", "#B0BEC5", "#B0BEC5", "#B0BEC5", "#B0BEC5", "#B0BEC5", "#B0BEC5", "#B0BEC5", "#B0BEC5", "#B0BEC5", "#B0BEC5", "#B0BEC5", "#B0BEC5", "#B0BEC5", "#B0BEC5", "#B0BEC5", "#B0BEC5", "#B0BEC5", "#B0BEC5", "#B0BEC5", "#B0BEC5", "#B0BEC5", "#B0BEC5", "#B0BEC5", "#B0BEC5", "#B0BEC5", "#B0BEC5", "#B0BEC5", "#B0BEC5", "#B0BEC5", "#B0BEC5", "#B0BEC5", "#B0BEC5", "#B0BEC5", "#B0BEC5", "red", "#B0BEC5", "#B0BEC5"]]}], "label": "Topic 41", "method": "update"}, {"args": [{"marker.color": [["#B0BEC5", "#B0BEC5", "#B0BEC5", "#B0BEC5", "#B0BEC5", "#B0BEC5", "#B0BEC5", "#B0BEC5", "#B0BEC5", "#B0BEC5", "#B0BEC5", "#B0BEC5", "#B0BEC5", "#B0BEC5", "#B0BEC5", "#B0BEC5", "#B0BEC5", "#B0BEC5", "#B0BEC5", "#B0BEC5", "#B0BEC5", "#B0BEC5", "#B0BEC5", "#B0BEC5", "#B0BEC5", "#B0BEC5", "#B0BEC5", "#B0BEC5", "#B0BEC5", "#B0BEC5", "#B0BEC5", "#B0BEC5", "#B0BEC5", "#B0BEC5", "#B0BEC5", "#B0BEC5", "#B0BEC5", "#B0BEC5", "#B0BEC5", "#B0BEC5", "#B0BEC5", "#B0BEC5", "red", "#B0BEC5"]]}], "label": "Topic 42", "method": "update"}, {"args": [{"marker.color": [["#B0BEC5", "#B0BEC5", "#B0BEC5", "#B0BEC5", "#B0BEC5", "#B0BEC5", "#B0BEC5", "#B0BEC5", "#B0BEC5", "#B0BEC5", "#B0BEC5", "#B0BEC5", "#B0BEC5", "#B0BEC5", "#B0BEC5", "#B0BEC5", "#B0BEC5", "#B0BEC5", "#B0BEC5", "#B0BEC5", "#B0BEC5", "#B0BEC5", "#B0BEC5", "#B0BEC5", "#B0BEC5", "#B0BEC5", "#B0BEC5", "#B0BEC5", "#B0BEC5", "#B0BEC5", "#B0BEC5", "#B0BEC5", "#B0BEC5", "#B0BEC5", "#B0BEC5", "#B0BEC5", "#B0BEC5", "#B0BEC5", "#B0BEC5", "#B0BEC5", "#B0BEC5", "#B0BEC5", "#B0BEC5", "red"]]}], "label": "Topic 43", "method": "update"}]}], "title": {"font": {"color": "Black", "size": 22}, "text": "<b>Intertopic Distance Map</b>", "x": 0.5, "xanchor": "center", "y": 0.95, "yanchor": "top"}, "width": 650, "xaxis": {"anchor": "y", "domain": [0, 1], "range": [-12.93, 22.65], "title": {"text": ""}, "visible": false}, "yaxis": {"anchor": "x", "domain": [0, 1], "range": [-8.584, 21.55], "title": {"text": ""}, "visible": false}}}
